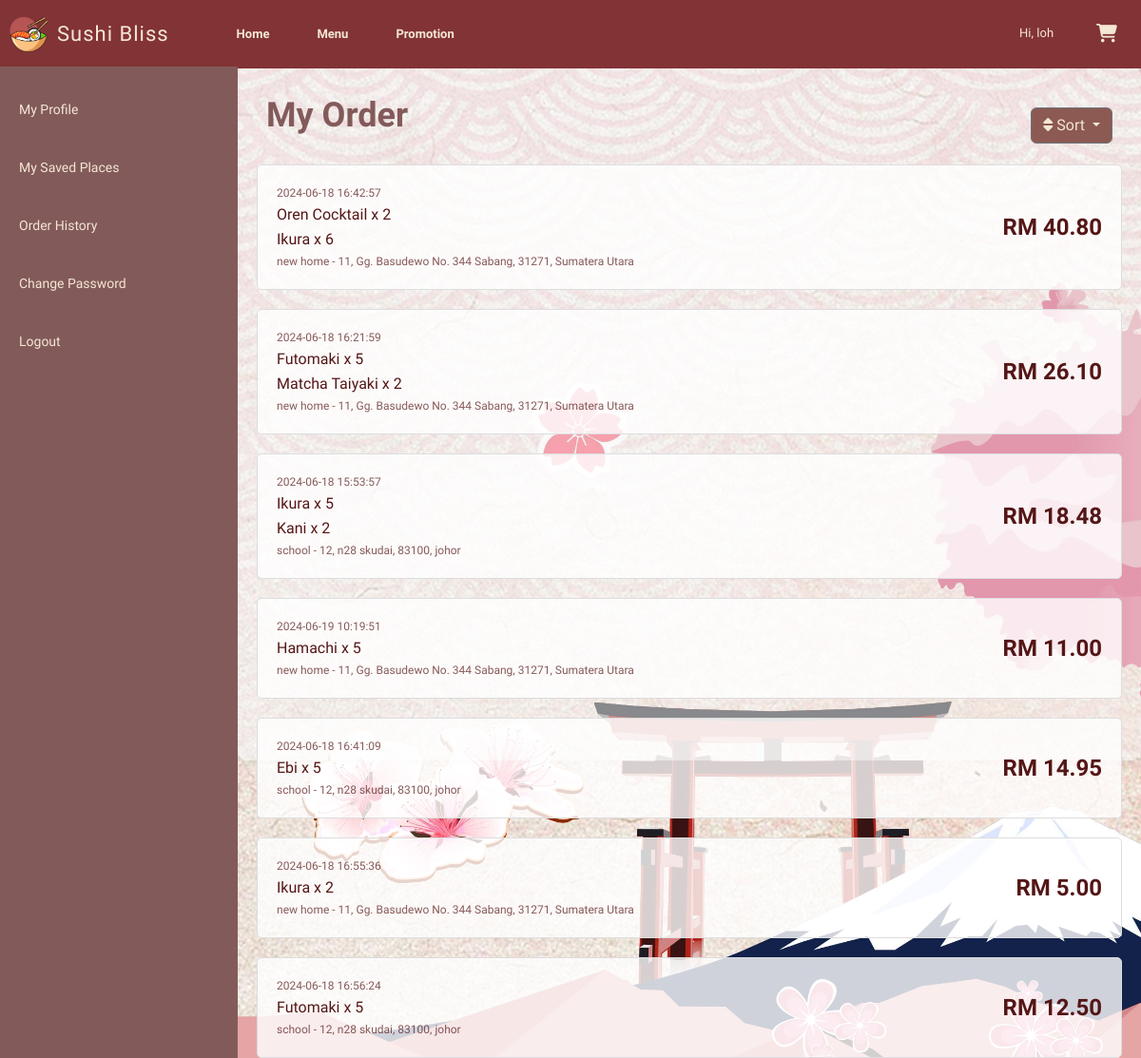
The page /frontend/orderHistory.php (signed in) on the database its author committed.
### tables this page shows
CREATE TABLE `orders` (
  `orderID` varchar(40) NOT NULL DEFAULT uuid(),
  `ordertime` datetime(6) NOT NULL,
  `orderItems` varchar(150) NOT NULL,
  `orderQuantity` varchar(100) NOT NULL,
  `totalAmount` decimal(10,2) NOT NULL,
  `orderUser` varchar(40) NOT NULL,
  `addressID` varchar(40) NOT NULL
);

CREATE TABLE `meal` (
  `mealID` varchar(40) NOT NULL,
  `mealName` varchar(30) NOT NULL,
  `mealPic` varchar(100) NOT NULL,
  `category` varchar(20) NOT NULL,
  `description` varchar(100) NOT NULL,
  `price` decimal(10,2) NOT NULL
);

CREATE TABLE `address` (
  `addressID` varchar(40) NOT NULL DEFAULT uuid(),
  `addressName` varchar(100) DEFAULT NULL,
  `unit` varchar(20) NOT NULL,
  `address` varchar(100) NOT NULL,
  `city` varchar(30) NOT NULL,
  `state` varchar(30) NOT NULL,
  `postcode` int(5) NOT NULL,
  `userID` varchar(40) NOT NULL
);

### frontend/orderHistory.php (the view, shortened to what this page needs)
<?php
require_once("../backend/connection.php");
$uid = $_SESSION["id"];
$sql = "SELECT * from orders WHERE orderUser = '$uid'";
$result = mysqli_query($conn, $sql);
?>
<!DOCTYPE html>
<html lang="en">
<head>
    <link rel="stylesheet" href="https://cdnjs.cloudflare.com/ajax/libs/font-awesome/6.5.2/css/all.min.css">
    <link href="https://cdn.jsdelivr.net/npm/bootstrap@5.3.3/dist/css/bootstrap.min.css" rel="stylesheet"
>
    <link rel="stylesheet" href="CSS/nav.css" />
    <link rel="stylesheet" href="CSS/side-bar.css" />
    <link rel="stylesheet" href="CSS/order.css" />
</head>
<body>
    <?php
    include("nav.php");
    ?>
    <div class="content d-flex">
        <?php
        include("side-bar.php");
        ?>
        <div id="historySection">
            <div class="history-header">
                <h1>My Order</h1>
                <div class="dropdown">
                    <button class="btn btn-secondary dropdown-toggle" type="button" id="sortDropdown"
                        data-bs-toggle="dropdown" aria-expanded="false">
                        <i class="fas fa-sort"></i> Sort
                    </button>
                </div>
            </div>
            <div class="order-list">
                <?php
                while ($row = $result->fetch_assoc()) {
                ?>
                <div class="order">
                    <div class="order-details">
                        <div class="order-time"><?php echo substr($row['ordertime'], 0, 19); ?></div>
                        <div class="order-item"><?php
                                                    $mealArray = explode(',', $row["orderItems"]);
                                                    $quantityArray = explode(',', $row["orderQuantity"]);
                                                    for ($x = 0; $x < count($mealArray); $x++) {
                                                        $sqlMeal = "SELECT * FROM meal WHERE mealID = '$mealArray[$x]'";
                                                        $resultM = mysqli_query($conn, $sqlMeal);
                                                        $rowM = $resultM->fetch_assoc();
                                                        echo "<p>" . $rowM["mealName"] . " x " . $quantityArray[$x] . "</p>";
                                                    }
                                                    ?></div>
                        <div class="order-address"><?php
                                                        $curAddID = $row['addressID'];
                                                        $sql2 = "SELECT * FROM address WHERE addressID = '$curAddID'";
                                                        $result2 = mysqli_query($conn, $sql2);
                                                        $row2 = $result2->fetch_assoc();
                                                        echo $row2["addressName"] . " - ";
                                                        echo $row2["unit"] . ", " . $row2["address"] . " " . $row2["city"] . ", " . $row2["postcode"] . ", " . $row2["state"];
                                                        ?></div>
                    </div>
                    <div class="order-column">
                        <div class="order-amount"><?php echo "RM " . $row['totalAmount']; ?></div>
                    </div>
                </div>
                <?php
                }
                ?>
            </div>
        </div>
    </div>
</body>
</html>

### frontend/nav.php (shortened to what this page needs)
<nav class="navbar">
    <div class="navbar-left">
        <div class="navbar-brand">
            <a href="../frontend/index.php" class="navbar-logo">
                <img src="../frontend/img/logo.PNG" alt="Logo">
            </a>
            <span class="shop-name">Sushi Bliss</span>
        </div>
        <ul class="navbar-menu">
            <li><a href="../frontend/index.php" class="home-link">Home</a></li>
            <li><a href="../frontend/menuPage.php" class="menu-link">Menu</a></li>
            <li><a href="../frontend/promotion.php" class="promo-link">Promotion</a></li>
        </ul>
    </div>
    <div class="navbar-profile">
        <span>
            <?php
            if (!isset($_SESSION["loggedin"]) || $_SESSION["loggedin"] === false) {
                echo "<a href=\"login.php\">Login</a>";
            } else {
                echo "<a href=\"userAccount.php\">Hi, ".$_SESSION["name"]."</a>";
            }
            ?>
        </span>
        <div class="navCart">
            <a href="../backend/viewCart.php" class="cart-link">
            </a>
        </div>
    </div>
</nav>

### frontend/side-bar.php
<nav class="sidebar">
    <ul class="sidebar-menu">
        <li><a href="userAccount.php" id="profile-link">My Profile</a></li>
        <li><a href="address.php" id="address-link">My Saved Places</a></li>
        <li><a href="orderHistory.php" id="order-link">Order History</a></li>
        <li><a href="changePass.php" id="pass-link">Change Password</a></li>
        <li><a href="../backend/logout.php">Logout</a></li>
    </ul>
</nav>

### frontend/CSS/nav.css (style rules this page uses)
.navbar { display: flex; align-items: center; justify-content: space-between; background-color: #823336; padding-top: 10px ; padding-right: 120px; padding-left: 120px; padding-bottom: 12px; position: fixed; top: 0; width: 100%; z-index: 1000; }
.navbar-left { display: flex; align-items: center; }
.navbar-brand { display: flex; align-items: center; }
.navbar-logo img { height: 40px; width: auto; }
.shop-name { color: #f4e7d4; font-size: 22px; margin-left: 10px; letter-spacing: 1px; }
.navbar-menu { list-style: none; display: flex; margin: 0; padding: 0; margin-left: 20px; }
.navbar-menu li { margin-left: 20px; }
.navbar-menu a { font-size: 13px; font-weight: bold; color:#f4e7d4; text-decoration: none; padding: 10px 15px; position: relative; transition: color 0.3s ease; }
.navbar-profile { font-size: 13px; display: flex; align-items: center; }
.navbar-profile a, .navbar-profile span { color: #f4e7d4; text-decoration: none; padding: 10px 15px; transition: color 0.3s ease; }

### frontend/CSS/side-bar.css (style rules this page uses)
.sidebar { position: fixed; top: 70px; left: 0; height: 100%; width: 250px; background-color: #835a5a; padding-top: 20px; z-index: 1000; overflow-x: hidden; transition: all 0.3s; }
.sidebar a { padding: 15px 20px; text-decoration: none; font-size: 14px; color: #f4e7d4; display: block; transition: 0.3s; }
.sidebar-menu { list-style-type: none; padding: 0; margin: 0; }
.sidebar-menu li { margin-bottom: 10px; }

### frontend/CSS/order.css (style rules this page uses)
body { font-family: 'SoDoSans', sans-serif; margin: 0; min-height: 100vh; width: 100%; overflow-x: hidden; background-image: url('../img/profile_back.jpg'); background-size: cover; background-attachment: fixed; background-position: center; }
.navbar { padding-left: 10px; padding-right: 10px; }
.content { display: flex; flex-wrap: nowrap; height: 100vh; }
#historySection { margin-top: 70px; margin-left: 250px; background:rgba(245, 245, 245, 0.5); padding: 20px; border-radius: 10px; box-shadow: 0 0 10px rgba(0, 0, 0, 0.1); flex: 1; width: 100%; }
.history-header { display: flex; justify-content: space-between; align-items: center; margin: 10px; }
h1 { font-size: 36px; color: #835a5a; margin-bottom: 20px; font-weight:bold; }
.dropdown { position: relative; }
.btn.btn-secondary.dropdown-toggle { background-color: #8c5a52; color: #f4e7d4; }
.order { display: flex; justify-content: space-between; align-items: center; margin-bottom: 20px; padding: 20px; border: 1px solid #ddd; border-radius: 5px; background-color: rgba(255, 255, 255, 0.8); }
.order-details { flex: 1; text-align: left; font-size: 16px; color:#541616; }
.order-item p { margin: 2px 0; }
.order-time, .order-address { color: rgba(84, 22, 22, 0.7); font-size: 12px; }
.order-amount { font-size: 24px; font-weight: bold; color: #541616; margin-left: 20px; }

### rows shown on the page
orders: ordertime "2024-06-18 16:42:57", orderQuantity "2", orderQuantity "6", addressID.addressName "new home", addressID.unit "11", addressID.address "Gg. Basudewo No. 344", addressID.city "Sabang", addressID.postcode "31271", addressID.state "Sumatera Utara", totalAmount "40.80"
meal: mealName "Oren Cocktail"
meal: mealName "Ikura"
orders: ordertime "2024-06-18 16:21:59", orderQuantity "5", orderQuantity "2", addressID.addressName "new home", addressID.unit "11", addressID.address "Gg. Basudewo No. 344", addressID.city "Sabang", addressID.postcode "31271", addressID.state "Sumatera Utara", totalAmount "26.10"
meal: mealName "Futomaki"
meal: mealName "Matcha Taiyaki"
orders: ordertime "2024-06-18 15:53:57", orderQuantity "5", orderQuantity "2", addressID.addressName "school", addressID.unit "12", addressID.address "n28", addressID.city "skudai", addressID.postcode "83100", addressID.state "johor", totalAmount "18.48"
meal: mealName "Kani"
orders: ordertime "2024-06-19 10:19:51", orderQuantity "5", addressID.addressName "new home", addressID.unit "11", addressID.address "Gg. Basudewo No. 344", addressID.city "Sabang", addressID.postcode "31271", addressID.state "Sumatera Utara", totalAmount "11.00"
meal: mealName "Hamachi"
orders: ordertime "2024-06-18 16:41:09", orderQuantity "5", addressID.addressName "school", addressID.unit "12", addressID.address "n28", addressID.city "skudai", addressID.postcode "83100", addressID.state "johor", totalAmount "14.95"
meal: mealName "Ebi"
orders: ordertime "2024-06-18 16:55:36", orderQuantity "2", addressID.addressName "new home", addressID.unit "11", addressID.address "Gg. Basudewo No. 344", addressID.city "Sabang", addressID.postcode "31271", addressID.state "Sumatera Utara", totalAmount "5.00"
orders: ordertime "2024-06-18 16:56:24", orderQuantity "5", addressID.addressName "school", addressID.unit "12", addressID.address "n28", addressID.city "skudai", addressID.postcode "83100", addressID.state "johor", totalAmount "12.50"

### other values the page prints
$_SESSION["name"] "loh"
